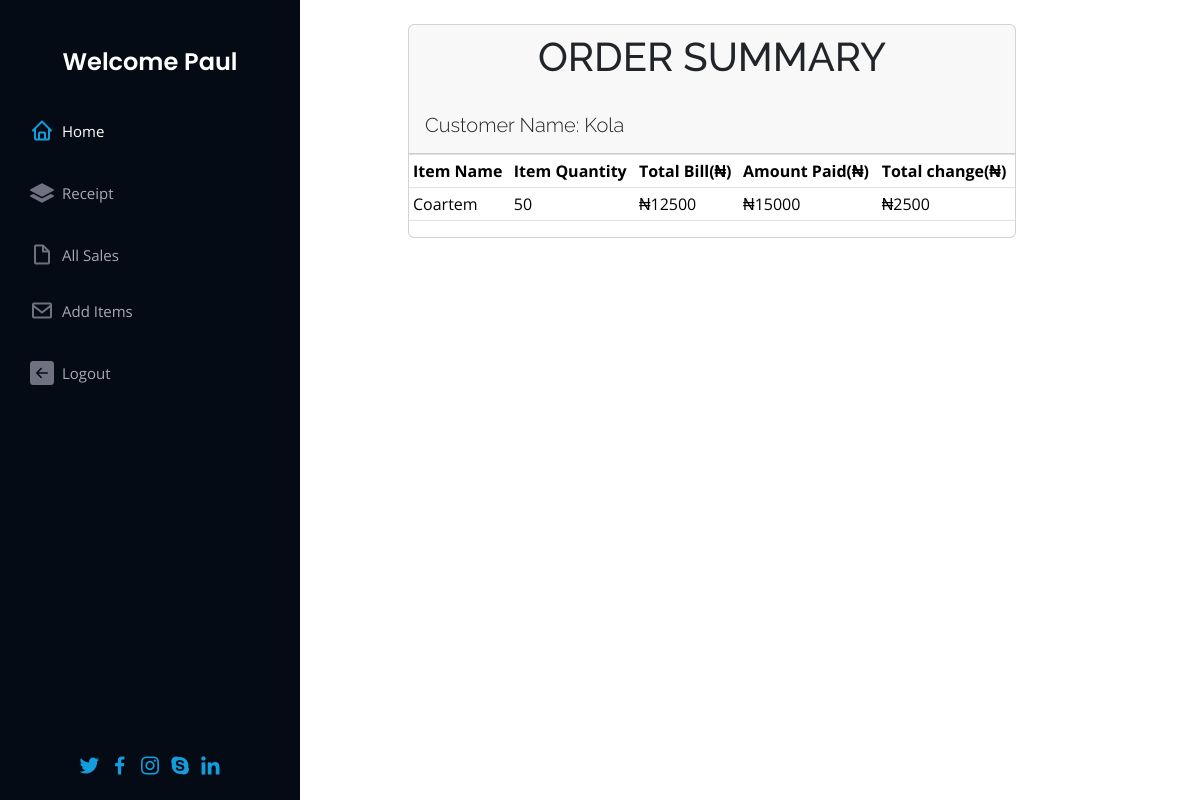
Screenshot of /receipt/2/ (signed in) with the database file from the repository.
### inventory/models.py (models this page shows, shortened)
class Sale(models.Model):
    item = models.ForeignKey(Product, on_delete = models.CASCADE)
    quantity = models.IntegerField(default = 0)
    amount_received = models.IntegerField(default = 0)
    issued_to = models.CharField(max_length = 50, null = True, blank = True)
    unit_price = models.IntegerField(default = 0)
    @property
    def get_total(self):
       total = self.quantity * self.item.unit_price
       return int(total)
    @property
    def get_change(self):
        amount_received = self.amount_received
        total_sales = (self.quantity * self.item.unit_price)
        change =  amount_received - total_sales
        if amount_received < total_sales:
            return f'-{abs(int(change))}'
        else:
            return abs(int(change))
    class Meta:
        ordering = ('-id',)

class Product(models.Model):
    category_name = models.ForeignKey(Category, on_delete = models.CASCADE,null = True, blank = False)
    item_name = models.CharField(max_length = 50, null = True, blank = False)
    total_quantity = models.IntegerField(default = 0)
    issued_quantity = models.IntegerField(default = 0)
    received_quantity = models.IntegerField(default = 0)
    unit_price = models.IntegerField(default = 0)
    def __str__(self):
        return self.item_name
    class Meta:
        ordering = ('-id',)

### inventory/views.py (the view)
# urls.py: path('receipt/<int:pk>/', Reciept_Detail.as_view(), name='receipt_detail'),
class Reciept_Detail(LoginRequiredMixin, DetailView):
    model = Sale
    template_name = 'products/receipt_detail.html'
    context_object_name = 'receipt'

### templates/products/receipt_detail.html
{% extends 'products/base.html'%} {% block content%}
<br />
<div class="container">
  <div class="row">
    <div class="col-md-12">
      <div class="card">
        <div class="card-header">
          <h1 class="text-center">ORDER SUMMARY</h1><br>
          <h2 class="lead">Customer Name: {{receipt.issued_to | title}}</h2>
        </div>
        <div class="card-block">
          <div class="table-responsive">
            <table class="table table-sm">
              <thead>
                <tr>
                  <td><strong>Item Name</strong></td>
                  <td class="text-xs-center"><strong>Item Quantity</strong></td>
                  <td class="text-xs-right"><strong>Total Bill(₦)</strong></td>
                  <td class="text-xs-right"><strong>Amount Paid(₦)</strong></td>
                  <td class="text-xs-right">
                    <strong>Total change(₦)</strong>
                  </td>
                </tr>
              </thead>
              <tbody>
                <tr>
                  <td>{{receipt.item| title}}</td>
                  <td class="text-xs-center">{{receipt.quantity }}</td>
                  <td class="text-xs-center">₦{{receipt.get_total | title}}</td>
                  <td class="text-xs-right">₦{{ receipt.amount_received }}</td>
                  <td class="text-xs-right">₦{{ receipt.get_change }}</td>
                </tr>
              </tbody>
            </table>
          </div>
        </div>
      </div>
    </div>
  </div>
</div>
{% endblock %}

### templates/products/base.html (shortened to what this page needs)
{% load static %}
<!DOCTYPE html>
<html lang="en">
<head>
  <link rel="stylesheet" href="https://stackpath.bootstrapcdn.com/bootstrap/4.5.0/css/bootstrap.min.css">
  <link rel="stylesheet" href="https://maxcdn.bootstrapcdn.com/font-awesome/4.7.0/css/font-awesome.min.css">
  <link href="{% static 'assets/vendor/aos/aos.css' %}" rel="stylesheet">
  <link href="{% static 'assets/vendor/bootstrap/css/bootstrap.min.css' %}" rel="stylesheet">
  <link href="{% static 'assets/vendor/bootstrap-icons/bootstrap-icons.css' %}" rel="stylesheet">
  <link href="{% static 'assets/vendor/boxicons/css/boxicons.min.css' %}" rel="stylesheet">
  <link href="{% static 'assets/vendor/glightbox/css/glightbox.min.css' %}" rel="stylesheet">
  <link href="{% static 'assets/vendor/swiper/swiper-bundle.min.css' %}" rel="stylesheet">
  {% load static %}
  {% load crispy_forms_tags %}
  {% load bootstrap5 %}
  {% bootstrap_css %}
  <link href="{% static 'assets/css/style.css' %}" rel="stylesheet">
</head>
<body class="mybody">
  <header id="header">
    <div class="d-flex flex-column">
      <div class="profile">
        <h1 class="text-light mt-lg-5 pt"><a href="index.html">Welcome {{user.username}}</a></h1>
      </div>
      <nav id="navbar" class="nav-menu navbar">
        <ul>
          {%  if request.user.is_authenticated %}
          <li><a href="{% url 'home'%}" class="nav-link scrollto active"><i class="bx bx-home"></i> <span>Home</span></a></li>
          <li><a href="{% url 'receipt'%}" class="nav-link scrollto"><i class="bi bi-layers-fill"></i> <span>Receipt</span></a></li>
          <li><a href="{% url 'all_sales'%}" class="nav-link scrollto"><i class="bx bx-file-blank"></i> <span>All Sales</span></a></li>
          <li><a href="{% url 'new_product'%}" class="nav-link scrollto"><i class="bx bx-envelope"></i> <span>Add Items</span></a></li>
          <li><a href="{% url 'logout'%}"class="nav-link scrollto"><i class="bi bi-arrow-left-square-fill"></i> <span>Logout</span></a></li>
          {% else %}
          <li><a href="{% url 'register'%}" class="nav-link scrollto"><i class="bx bx-user"></i></i> <span>SignUp</span></a></li>
          <li><a href="{% url 'login'%}" class="nav-link scrollto"><i class="bi bi-person-check-fill"></i></i> <span>Login</span></a></li>
          {% endif %}
        </ul>
      </nav>
    </div>
  </header>
  <main id="main">
    <div class="row">
      <div class="col-md-3"></div>
      <div class="col-md-8">
        {% block content %}
        {% endblock  %}
      </div>
    </div>
  </main>
  <footer id="footer">
    <div class="container">
      <div class="credits">
        <div class="social-links mt-3 text-center">
          <a href="#" class="twitter"><i class="bx bxl-twitter"></i></a>
          <a href="#" class="facebook"><i class="bx bxl-facebook"></i></a>
          <a href="#" class="instagram"><i class="bx bxl-instagram"></i></a>
          <a href="#" class="google-plus"><i class="bx bxl-skype"></i></a>
          <a href="#" class="linkedin"><i class="bx bxl-linkedin"></i></a>
        </div>
      </div>
    </div>
  </footer>
</body>
</html>

### static/assets/css/style.css (style rules this page uses)
body { font-family: "Open Sans", sans-serif; color: #272829; }
a { color: #149ddd; text-decoration: none; }
h1, h2, h3, h4, h5, h6 { font-family: "Raleway", sans-serif; }
#header { position: fixed; top: 0; left: 0; bottom: 0; width: 300px; transition: all ease-in-out 0.5s; z-index: 9997; transition: all 0.5s; padding: 0 15px; background: #040b14; overflow-y: auto; }
#header .profile h1 { font-size: 24px; margin: 0; padding: 0; font-weight: 600; -moz-text-align-last: center; text-align-last: center; font-family: "Poppins", sans-serif; }
#header .profile h1 a, #header .profile h1 a:hover { color: #fff; text-decoration: none; }
.mybody { background: url(../img/hero-bg.jpg) no-repeat center center fixed; -webkit-background-size: cover; -moz-background-size: cover; -o-background-size: cover; background-size: cover; }
#main { width: 80%; margin-left: 150px; }
.nav-menu { padding: 30px 0 0 0; }
.nav-menu * { margin: 0; padding: 0; list-style: none; }
.nav-menu>ul>li { position: relative; white-space: nowrap; }
.nav-menu a, .nav-menu a:focus { display: flex; align-items: center; color: #a8a9b4; padding: 12px 15px; margin-bottom: 8px; transition: 0.3s; font-size: 15px; }
.nav-menu a i, .nav-menu a:focus i { font-size: 24px; padding-right: 8px; color: #6f7180; }
.nav-menu a:hover, .nav-menu .active, .nav-menu .active:focus, .nav-menu li:hover>a { text-decoration: none; color: #fff; }
.nav-menu a:hover i, .nav-menu .active i, .nav-menu .active:focus i, .nav-menu li:hover>a i { color: #149ddd; }
#footer { padding: 15px; color: #f4f6fd; font-size: 24px; position: fixed; left: 0; bottom: 0; width: 300px; z-index: 9999; background: #040b14; }
#footer .credits { padding-top: 5px; text-align: center; font-size: 24px; color: #eaebf0; }

### rows the page displays
Sale: issued_to "Kola", item "Coartem", quantity "50", get_total "12500", amount_received "15000", get_change "2500"

### other values shown
{{ user.username }} "Paul"
